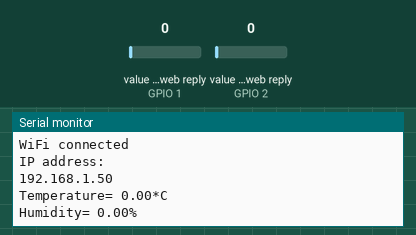
This sketch was run on a simulated ESP8266 (NodeMCU). Parts: the last lines printed to the serial monitor. The inputs (shaded band) are chosen by the test bench; at power-on: value in the web reply (sensors on GPIO 1, GPIO 2) 0. WiFi joins after 1.5 s; servers stay silent unless stated; web services answer with replies made up by the test bench.

Above: at 2.7 s.
2.8 s: value in the web reply (sensor on GPIO 1) set to 2
At 7.61 s:
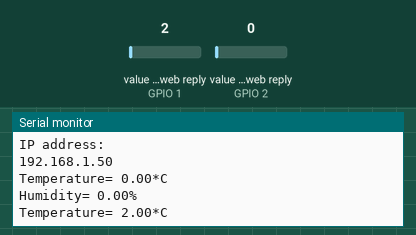
9.2 s: value in the web reply (sensor on GPIO 2) set to 2
At 13.7 s:
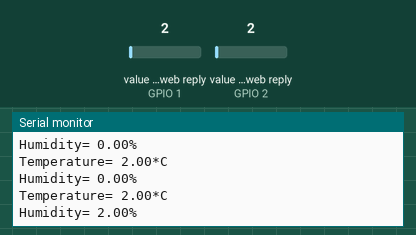
15.6 s: value in the web reply (sensor on GPIO 1) set to 25
At 20.3 s:
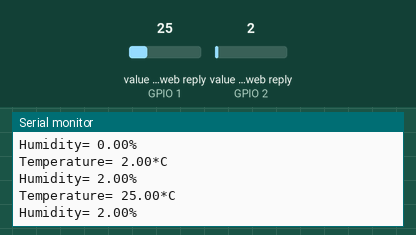
22.0 s: value in the web reply (sensor on GPIO 2) set to 25
At 25.8 s:
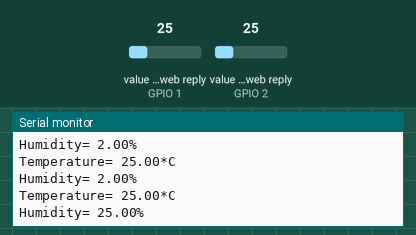
Timing chart, 0 to 27.3 s (numbered marks = the images above; inputs shaded):
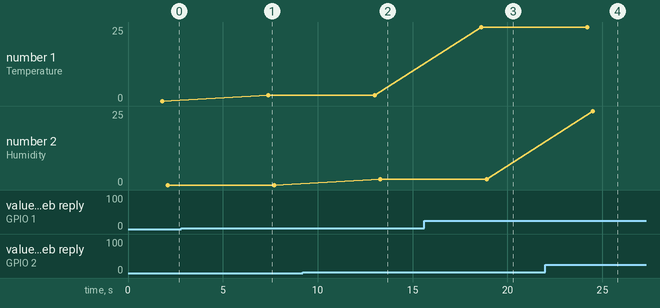

The sketch:

thingspeak_read.ino
```cpp
#include <ESP8266WiFi.h>
#include "ThingSpeak.h"


const char* ssid     = "Dev";
const char* password = "87654321";

unsigned long myChannelNumber = 518154;
const char * myReadAPIKey = "8E4YHZ98YA8VODNL";


WiFiClient WiFiclient;

void setup(){
  Serial.begin(115200);
  Serial.print("Connecting to ");
  Serial.println(ssid);
  WiFi.begin(ssid, password);
  while (WiFi.status() != WL_CONNECTED) {
    delay(500);
    Serial.print(".");
  }
  Serial.println("");
  Serial.println("WiFi connected");
  Serial.println("IP address: ");
  Serial.println(WiFi.localIP());
  ThingSpeak.begin(WiFiclient);
}

void loop(){
  String temp;
  String humidity;
  temp = ThingSpeak.readFloatField(myChannelNumber, 1, myReadAPIKey);
  Serial.println("Temperature= " + temp + "*C");
  humidity = ThingSpeak.readFloatField(myChannelNumber, 2, myReadAPIKey);
  Serial.println("Humidity= " + humidity + "%");
  delay(5000);
}
```

Measured:
- after the input at 2.8 s, the serial monitor: prints a new line after 4.6 s (image 1)
- after the input at 9.2 s, the serial monitor: prints a new line after 4.1 s (image 2)
- after the input at 15.6 s, the serial monitor: prints a new line after 3.0 s (image 3)
- after the input at 22.0 s, the serial monitor: prints a new line after 2.5 s (image 4)
- plotted number 1: 0 → 2 after the input at 2.8 s, 2 → 25 after the input at 15.6 s
